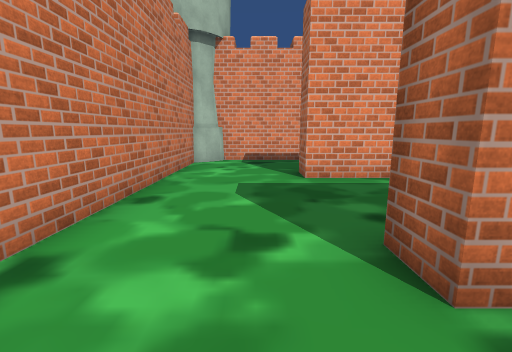
[1] (above)

21 first-person views from a walk through a scene from a Unity 3-D project. The camera is 1.2 m above the floor, tilts 10° down and sees 90° across. The floor is counted in squares, 1 m on a side. Each view is taken from the middle of a square. On the plan, view 1 faces up. The plan holds only what a view shows up to about 12 squares ahead; the rest is blank. The place goes on beyond the plan. The player character is not drawn. Door leaves are left out, so doorways stand open. Some surface patterns are stand-ins.

[2]
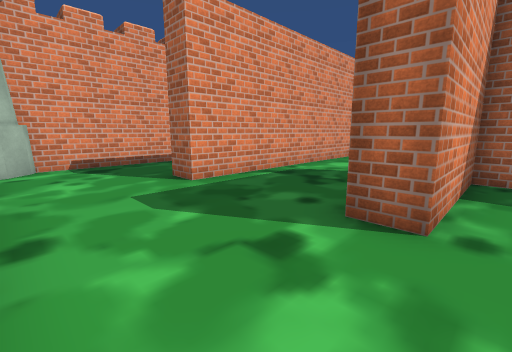

[3]
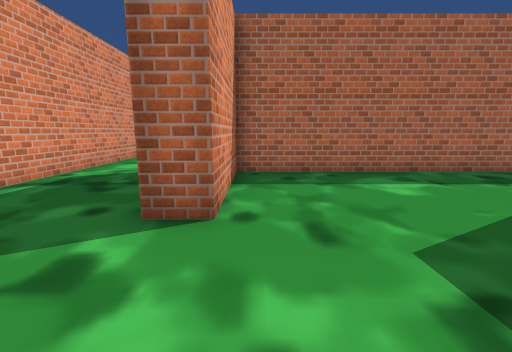

[4]
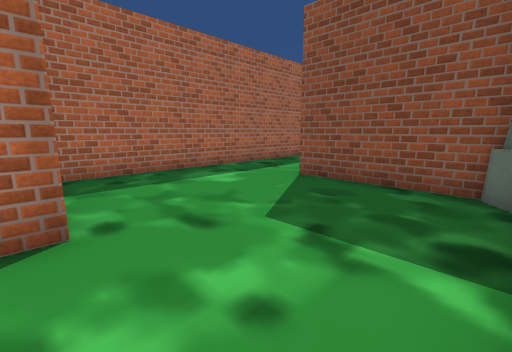

[5]
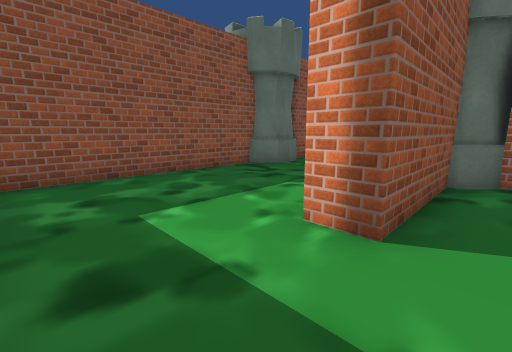

[6]
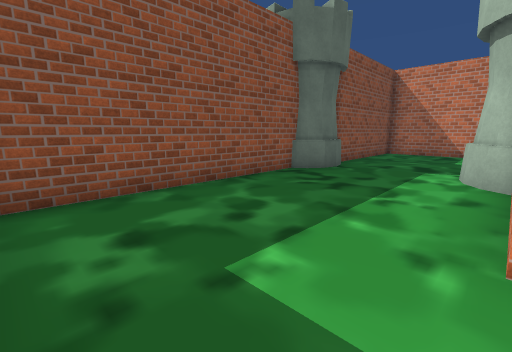

[7]
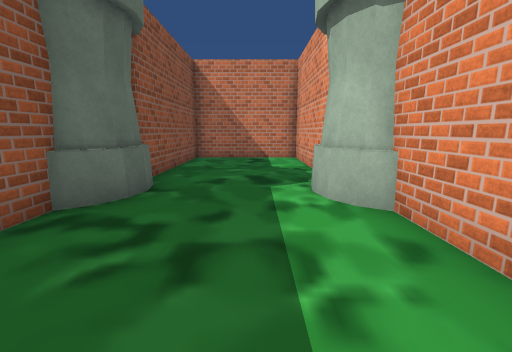

[8]
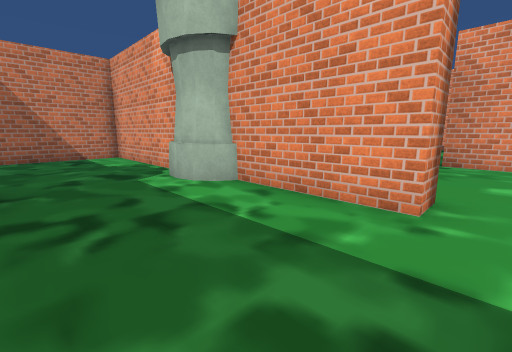

[9]
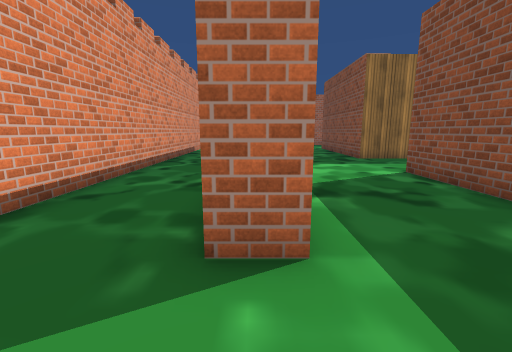

[10]
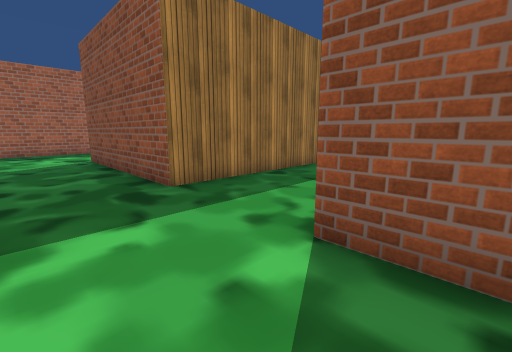

[11]
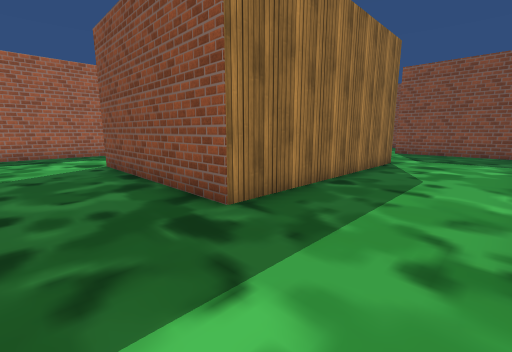

[12]
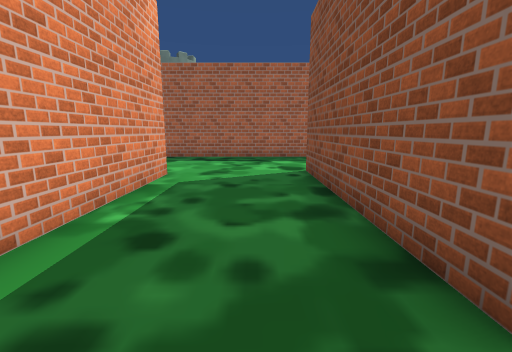

[13]
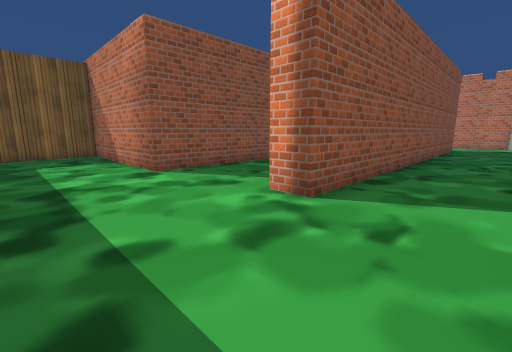

[14]
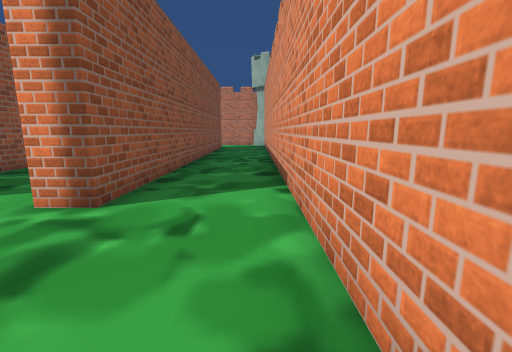

[15]
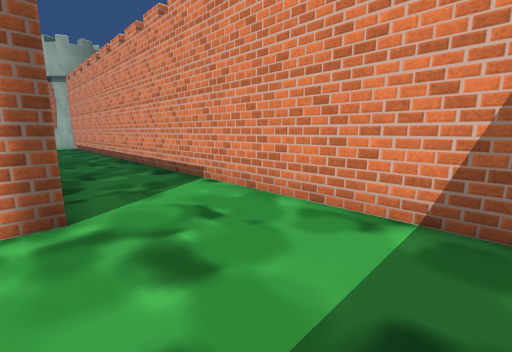

[16]
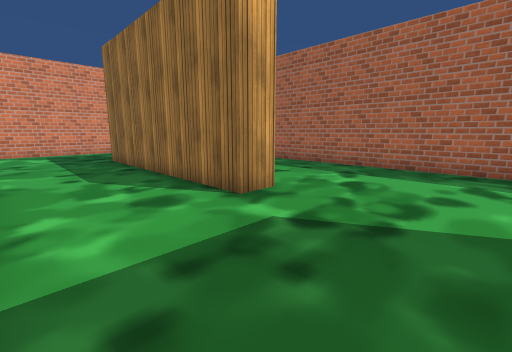

[17]
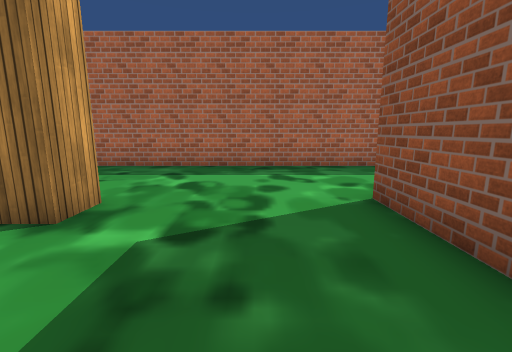

[18]
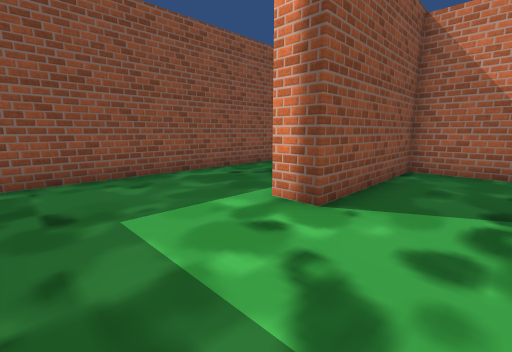

[19]
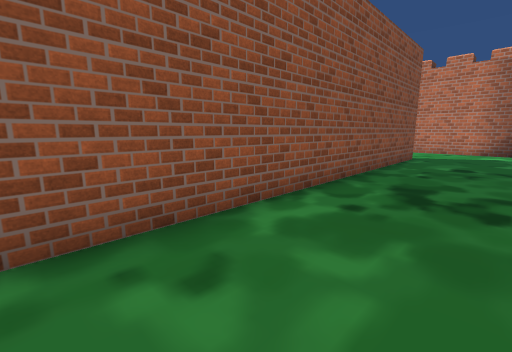

[20]
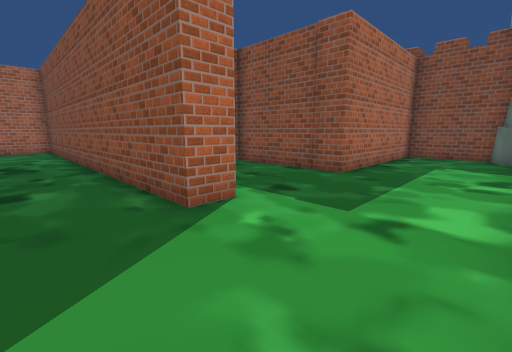

[21]
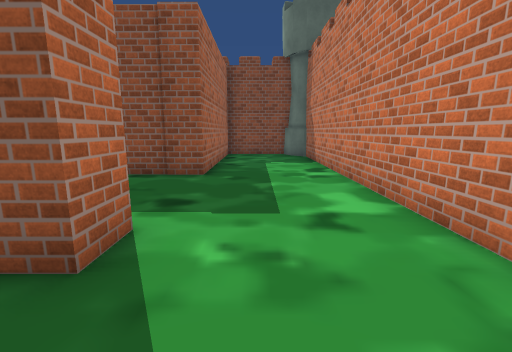

### Floor plan
Key: @ floor where view 1 was taken; # wall or solid block; . floor; T turret; O other object.
Columns run from 10 left of view 1 to 21 right of it. Each row starts with its distance up from view 1.
 12          O
 11         #######################
 10         O......................
  9        #.......................
  8        #.......................#
  7        #....###############....#
  6        #.......................#
  5        #.......................#
  4        #.......................#
  3        #.......................#
  2        #....#####...########...#
  1         ........#...#      #...
  0         ..@.....#...#      #...
 -1         ........#...#     ##...
 -2         ........#...#    .##...
 -3        TT.......#...#   ..##...
 -4         #####...#...#  ...#####
 -5 ######TT#####...#...##....#
 -6 #......T........#.........#
 -7 #...............#.........#
 -8 #...............#.........#
 -9 #......T........#.........#
-10 ######TT##############....#
-11         T            #....#
-12        T .................#
-13        #..................
-14        #..................
-15        #....##############
-16        #....#
-17        #......
-18        #.......
-19        #........
-20        #....#####
-21        #....#
-22        #....#
-23        #....#
-24        #....#
-25         O...#
-26         O...#
-27         #####

Positions as (right, up) in squares from view 1, and headings:
1: (0, 0), facing up
2: (-2, 1), facing up-right
3: (-2, 1), facing right
4: (-2, 2), facing down-right
5: (5, -3), facing down-left
6: (5, -5), facing down-left
7: (2, -7), facing left
8: (3, -9), facing up-left
9: (-1, 7), facing right
10: (5, 5), facing down-right
11: (7, 5), facing down-right
12: (9, 4), facing right
13: (20, 10), facing down-left
14: (20, 10), facing left
15: (20, 7), facing up-left
16: (7, -9), facing up-right
17: (7, -8), facing right
18: (15, -8), facing down-left
19: (14, -12), facing down-left
20: (-2, -13), facing down-right
21: (0, -13), facing down
